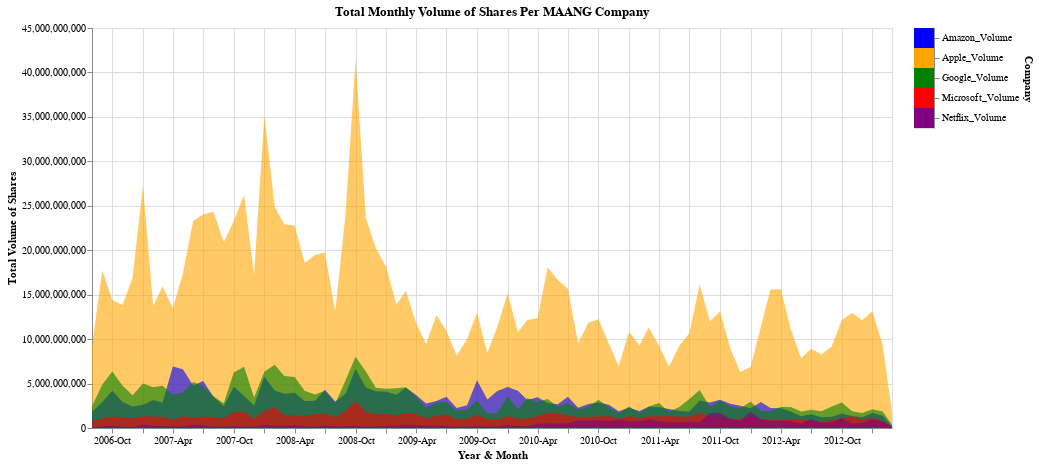

Notebook source saved alongside this figure:
### Code cell
# Area Graph for Total Monthly Volume
import altair as alt

volume_cols = ['Apple_Volume', 'Amazon_Volume', 'Google_Volume', 'Microsoft_Volume', 'Netflix_Volume']

# New dataframe with only monthly total volume for each company per year
# REFERENCE https://pandas.pydata.org/docs/reference/api/pandas.Grouper.html
df_monthly = df.groupby(pd.Grouper(key='Date', freq='ME')).sum()[volume_cols].reset_index()

# Selection element
selection = alt.selection_point(fields = ['Company'])

color = alt.condition(
    selection,
    alt.Color('Company:N', scale=alt.Scale(domain=volume_cols, range=list(companies.values()))).legend(None),
    alt.value(None)
)

# Area Graph
area = alt.Chart(df_monthly).transform_fold(
    volume_cols, 
    as_=['Company', 'Volume']
).mark_area(opacity=0.6).encode(
    alt.X('yearmonth(Date):T', title='Year & Month', axis=alt.Axis(format='%Y-%b')),
    alt.Y('Volume:Q', title='Total Volume of Shares', stack=None),
    color = color
).properties(
    title='Total Monthly Volume of Shares Per MAANG Company',
    width=800,
    height=400
).add_params(
    selection  
)

# Interactive Legend
legend = alt.Chart(df_monthly).transform_fold(
    volume_cols, 
    as_=['Company', 'Volume']
).mark_rect().encode(
    alt.Y('Company:N', axis=alt.Axis(orient='right')),  # Correctly reference the Company field
    color=color  # Apply the color condition to the legend as well
).add_params(
    selection
)

area | legend

### Figure 1 — Vega-Lite specification as saved in the notebook (floating-point values rounded to 4 significant figures)
{"config": {"view": {"continuousWidth": 300, "continuousHeight": 300}}, "hconcat": [{"mark": {"type": "area", "opacity": 0.6}, "encoding": {"color": {"condition": {"param": "param_2", "field": "Company", "legend": null, "scale": {"domain": ["Apple_Volume", "Amazon_Volume", "Google_Volume", "Microsoft_Volume", "Netflix_Volume"], "range": ["orange", "blue", "green", "red", "purple"]}, "type": "nominal"}, "value": null}, "x": {"axis": {"format": "%Y-%b"}, "field": "Date", "timeUnit": "yearmonth", "title": "Year & Month", "type": "temporal"}, "y": {"field": "Volume", "stack": null, "title": "Total Volume of Shares", "type": "quantitative"}}, "height": 400, "name": "view_3", "title": "Total Monthly Volume of Shares Per MAANG Company", "transform": [{"fold": ["Apple_Volume", "Amazon_Volume", "Google_Volume", "Microsoft_Volume", "Netflix_Volume"], "as": ["Company", "Volume"]}], "width": 800}, {"mark": {"type": "rect"}, "encoding": {"color": {"condition": {"param": "param_2", "field": "Company", "legend": null, "scale": {"domain": ["Apple_Volume", "Amazon_Volume", "Google_Volume", "Microsoft_Volume", "Netflix_Volume"], "range": ["orange", "blue", "green", "red", "purple"]}, "type": "nominal"}, "value": null}, "y": {"axis": {"orient": "right"}, "field": "Company", "type": "nominal"}}, "name": "view_4", "transform": [{"fold": ["Apple_Volume", "Amazon_Volume", "Google_Volume", "Microsoft_Volume", "Netflix_Volume"], "as": ["Company", "Volume"]}]}], "data": {"name": "data-08e2f7b6a25704141a02a2144349dc29"}, "params": [{"name": "param_2", "select": {"type": "point", "fields": ["Company"]}, "views": ["view_3", "view_4"]}], "$schema": "https://vega.github.io/schema/vega-lite/v5.20.1.json", "datasets": {"data-08e2f7b6a25704141a02a2144349dc29": [{"Date": "2006-08-31T00:00:00", "Apple_Volume": 9256696400, "Amazon_Volume": 1797696000, "Google_Volume": 2448000000.0, "Microsoft_Volume": 748263700, "Netflix_Volume": 118400000.0}, {"Date": "2006-09-30T00:00:00", "Apple_Volume": 17721558400, "Amazon_Volume": 2920374000, "Google_Volume": 4880000000.0, "Microsoft_Volume": 1097482600, "Netflix_Volume": 158300000.0}, {"Date": "2006-10-31T00:00:00", "Apple_Volume": 14387956800, "Amazon_Volume": 4189700000, "Google_Volume": 6364000000.0, "Microsoft_Volume": 1290967400, "Netflix_Volume": 268100000.0}, {"Date": "2006-11-30T00:00:00", "Apple_Volume": 13834884000, "Amazon_Volume": 2936048000, "Google_Volume": 4755000000.0, "Microsoft_Volume": 1239142000, "Netflix_Volume": 144200000.0}, {"Date": "2006-12-31T00:00:00", "Apple_Volume": 16890792800, "Amazon_Volume": 2420814000, "Google_Volume": 3680000000.0, "Microsoft_Volume": 1137160900, "Netflix_Volume": 112900000.0}, {"Date": "2007-01-31T00:00:00", "Apple_Volume": 27209781200, "Amazon_Volume": 2608706000, "Google_Volume": 5002000000.0, "Microsoft_Volume": 1324518200, "Netflix_Volume": 390200000.0}, {"Date": "2007-02-28T00:00:00", "Apple_Volume": 13722354800, "Amazon_Volume": 3159508000, "Google_Volume": 4574000000.0, "Microsoft_Volume": 1290850900, "Netflix_Volume": 266600000.0}, {"Date": "2007-03-31T00:00:00", "Apple_Volume": 15918644000, "Amazon_Volume": 2843062000, "Google_Volume": 4742000000.0, "Microsoft_Volume": 1269506500, "Netflix_Volume": 198500000.0}, {"Date": "2007-04-30T00:00:00", "Apple_Volume": 13459740000, "Amazon_Volume": 6925740000, "Google_Volume": 3732000000.0, "Microsoft_Volume": 958964900, "Netflix_Volume": 232400000.0}, {"Date": "2007-05-31T00:00:00", "Apple_Volume": 17365068000, "Amazon_Volume": 6604848000, "Google_Volume": 3998000000.0, "Microsoft_Volume": 1327154700, "Netflix_Volume": 162500000.0}, {"Date": "2007-06-30T00:00:00", "Apple_Volume": 23279541600, "Amazon_Volume": 4775774000, "Google_Volume": 5181000000.0, "Microsoft_Volume": 1181412800, "Netflix_Volume": 349500000.0}, {"Date": "2007-07-31T00:00:00", "Apple_Volume": 24018573600, "Amazon_Volume": 5296556000, "Google_Volume": 4683000000.0, "Microsoft_Volume": 1295548000, "Netflix_Volume": 311800000.0}, {"Date": "2007-08-31T00:00:00", "Apple_Volume": 24360798000, "Amazon_Volume": 3510280000, "Google_Volume": 3561000000.0, "Microsoft_Volume": 1228579500, "Netflix_Volume": 178700000.0}, {"Date": "2007-09-30T00:00:00", "Apple_Volume": 20931223600, "Amazon_Volume": 2445464000, "Google_Volume": 2787000000.0, "Microsoft_Volume": 1117419500, "Netflix_Volume": 162800000.0}, {"Date": "2007-10-31T00:00:00", "Apple_Volume": 23277791600, "Amazon_Volume": 4639770000, "Google_Volume": 6241000000.0, "Microsoft_Volume": 1772076700, "Netflix_Volume": 230900000.0}, {"Date": "2007-11-30T00:00:00", "Apple_Volume": 26199790400, "Amazon_Volume": 3603930000, "Google_Volume": 6885000000.0, "Microsoft_Volume": 1830846800, "Netflix_Volume": 180700000.0}, {"Date": "2007-12-31T00:00:00", "Apple_Volume": 17252678800, "Amazon_Volume": 2541244000, "Google_Volume": 3425000000.0, "Microsoft_Volume": 1064817100, "Netflix_Volume": 171800000.0}, {"Date": "2008-01-31T00:00:00", "Apple_Volume": 35173888400, "Amazon_Volume": 5766708000, "Google_Volume": 6335000000.0, "Microsoft_Volume": 1950301600, "Netflix_Volume": 365700000.0}, {"Date": "2008-02-29T00:00:00", "Apple_Volume": 24865954400, "Amazon_Volume": 4224356000, "Google_Volume": 7114000000.0, "Microsoft_Volume": 2324580800, "Netflix_Volume": 265400000.0}, {"Date": "2008-03-31T00:00:00", "Apple_Volume": 22927273600, "Amazon_Volume": 3853712000, "Google_Volume": 5846000000.0, "Microsoft_Volume": 1452390200, "Netflix_Volume": 254600000.0}, {"Date": "2008-04-30T00:00:00", "Apple_Volume": 22786982400, "Amazon_Volume": 3956988000, "Google_Volume": 5743000000.0, "Microsoft_Volume": 1444720000, "Netflix_Volume": 309600000.0}, {"Date": "2008-05-31T00:00:00", "Apple_Volume": 18588214400, "Amazon_Volume": 3051464000, "Google_Volume": 4201000000.0, "Microsoft_Volume": 1405170200, "Netflix_Volume": 230500000.0}, {"Date": "2008-06-30T00:00:00", "Apple_Volume": 19475794800, "Amazon_Volume": 3058114000, "Google_Volume": 3765000000.0, "Microsoft_Volume": 1560439100, "Netflix_Volume": 154600000.0}, {"Date": "2008-07-31T00:00:00", "Apple_Volume": 19749760800, "Amazon_Volume": 4316266000, "Google_Volume": 4179000000.0, "Microsoft_Volume": 1637501300, "Netflix_Volume": 281800000.0}, {"Date": "2008-08-31T00:00:00", "Apple_Volume": 13085755200, "Amazon_Volume": 2980888000, "Google_Volume": 2763000000.0, "Microsoft_Volume": 1206949700, "Netflix_Volume": 185200000.0}, {"Date": "2008-09-30T00:00:00", "Apple_Volume": 24067562400, "Amazon_Volume": 3849268000, "Google_Volume": 5383000000.0, "Microsoft_Volume": 1927538700, "Netflix_Volume": 193000000.0}, {"Date": "2008-10-31T00:00:00", "Apple_Volume": 41426711200, "Amazon_Volume": 6641494000, "Google_Volume": 8002000000.0, "Microsoft_Volume": 3044579400, "Netflix_Volume": 247500000.0}, {"Date": "2008-11-30T00:00:00", "Apple_Volume": 23619461600, "Amazon_Volume": 4561030000, "Google_Volume": 6345000000.0, "Microsoft_Volume": 1794911800, "Netflix_Volume": 143600000.0}, {"Date": "2008-12-31T00:00:00", "Apple_Volume": 20213846800, "Amazon_Volume": 4123886000, "Google_Volume": 4537000000.0, "Microsoft_Volume": 1546943400, "Netflix_Volume": 169200000.0}, {"Date": "2009-01-31T00:00:00", "Apple_Volume": 18105740800, "Amazon_Volume": 4081446000, "Google_Volume": 4412000000.0, "Microsoft_Volume": 1564043400, "Netflix_Volume": 260700000.0}, {"Date": "2009-02-28T00:00:00", "Apple_Volume": 13867450800, "Amazon_Volume": 3735604000, "Google_Volume": 4480000000.0, "Microsoft_Volume": 1456213400, "Netflix_Volume": 282800000.0}, {"Date": "2009-03-31T00:00:00", "Apple_Volume": 15424598000, "Amazon_Volume": 4553446000, "Google_Volume": 4576000000.0, "Microsoft_Volume": 1625752800, "Netflix_Volume": 333700000.0}, {"Date": "2009-04-30T00:00:00", "Apple_Volume": 11821681200, "Amazon_Volume": 3700640000, "Google_Volume": 3526000000.0, "Microsoft_Volume": 1562400700, "Netflix_Volume": 321700000.0}, {"Date": "2009-05-31T00:00:00", "Apple_Volume": 9457142800, "Amazon_Volume": 2752068000, "Google_Volume": 2290000000.0, "Microsoft_Volume": 1101122400, "Netflix_Volume": 261200000.0}, {"Date": "2009-06-30T00:00:00", "Apple_Volume": 12675572000, "Amazon_Volume": 3041708000, "Google_Volume": 2829000000.0, "Microsoft_Volume": 1411144700, "Netflix_Volume": 275000000.0}, {"Date": "2009-07-31T00:00:00", "Apple_Volume": 10942136800, "Amazon_Volume": 3509228000, "Google_Volume": 2932000000.0, "Microsoft_Volume": 1517459800, "Netflix_Volume": 263800000.0}, {"Date": "2009-08-31T00:00:00", "Apple_Volume": 8165124800, "Amazon_Volume": 2252458000, "Google_Volume": 1957000000.0, "Microsoft_Volume": 993250400, "Netflix_Volume": 152100000.0}, {"Date": "2009-09-30T00:00:00", "Apple_Volume": 9989319200, "Amazon_Volume": 2562436000, "Google_Volume": 2051000000.0, "Microsoft_Volume": 1038979700, "Netflix_Volume": 188400000.0}, {"Date": "2009-10-31T00:00:00", "Apple_Volume": 12956176800, "Amazon_Volume": 5372328000, "Google_Volume": 3099000000.0, "Microsoft_Volume": 1523430100, "Netflix_Volume": 221100000.0}, {"Date": "2009-11-30T00:00:00", "Apple_Volume": 8454784800, "Amazon_Volume": 3206102000, "Google_Volume": 1642000000.0, "Microsoft_Volume": 1018256700, "Netflix_Volume": 166500000.0}, {"Date": "2009-12-31T00:00:00", "Apple_Volume": 11393958800, "Amazon_Volume": 4149422000, "Google_Volume": 1711000000.0, "Microsoft_Volume": 920605500, "Netflix_Volume": 177100000.0}, {"Date": "2010-01-31T00:00:00", "Apple_Volume": 15168994400, "Amazon_Volume": 4617220000, "Google_Volume": 3577000000.0, "Microsoft_Volume": 1359650900, "Netflix_Volume": 324100000.0}, {"Date": "2010-02-28T00:00:00", "Apple_Volume": 10776080000, "Amazon_Volume": 4202916000, "Google_Volume": 2089000000.0, "Microsoft_Volume": 1074643300, "Netflix_Volume": 215000000.0}, {"Date": "2010-03-31T00:00:00", "Apple_Volume": 12154172800, "Amazon_Volume": 3160852000, "Google_Volume": 3364000000.0, "Microsoft_Volume": 1110237200, "Netflix_Volume": 190600000.0}, {"Date": "2010-04-30T00:00:00", "Apple_Volume": 12367129600, "Amazon_Volume": 3460502000, "Google_Volume": 2933000000.0, "Microsoft_Volume": 1319029500, "Netflix_Volume": 482100000.0}, {"Date": "2010-05-31T00:00:00", "Apple_Volume": 18082654800, "Amazon_Volume": 2818198000, "Google_Volume": 3275000000.0, "Microsoft_Volume": 1720130200, "Netflix_Volume": 533800000.0}, {"Date": "2010-06-30T00:00:00", "Apple_Volume": 16651252800, "Amazon_Volume": 2667570000, "Google_Volume": 2404000000.0, "Microsoft_Volume": 1671811600, "Netflix_Volume": 509500000.0}, {"Date": "2010-07-31T00:00:00", "Apple_Volume": 15669704400, "Amazon_Volume": 3506524000, "Google_Volume": 2783000000.0, "Microsoft_Volume": 1408590600, "Netflix_Volume": 541100000.0}, {"Date": "2010-08-31T00:00:00", "Apple_Volume": 9589120800, "Amazon_Volume": 2268396000, "Google_Volume": 2122000000.0, "Microsoft_Volume": 1279372100, "Netflix_Volume": 863200000.0}, {"Date": "2010-09-30T00:00:00", "Apple_Volume": 11849919200, "Amazon_Volume": 2686420000, "Google_Volume": 2397000000.0, "Microsoft_Volume": 1273139500, "Netflix_Volume": 853100000.0}, {"Date": "2010-10-31T00:00:00", "Apple_Volume": 12234577600, "Amazon_Volume": 2857670000, "Google_Volume": 3186000000.0, "Microsoft_Volume": 1281432800, "Netflix_Volume": 873300000.0}, {"Date": "2010-11-30T00:00:00", "Apple_Volume": 9508086000, "Amazon_Volume": 2620228000, "Google_Volume": 2346000000.0, "Microsoft_Volume": 1361176300, "Netflix_Volume": 749600000.0}, {"Date": "2010-12-31T00:00:00", "Apple_Volume": 6973234800, "Amazon_Volume": 1873234000, "Google_Volume": 1698000000.0, "Microsoft_Volume": 1033710000, "Netflix_Volume": 991400000.0}, {"Date": "2011-01-31T00:00:00", "Apple_Volume": 10841535600, "Amazon_Volume": 2272226000, "Google_Volume": 2408000000.0, "Microsoft_Volume": 1361258700, "Netflix_Volume": 761400000.0}, {"Date": "2011-02-28T00:00:00", "Apple_Volume": 9295949600, "Amazon_Volume": 1915528000, "Google_Volume": 1681000000.0, "Microsoft_Volume": 1114368500, "Netflix_Volume": 737000000.0}, {"Date": "2011-03-31T00:00:00", "Apple_Volume": 11306458800, "Amazon_Volume": 2379582000, "Google_Volume": 2415000000.0, "Microsoft_Volume": 1310885200, "Netflix_Volume": 988400000.0}, {"Date": "2011-04-30T00:00:00", "Apple_Volume": 9253829200, "Amazon_Volume": 2334988000, "Google_Volume": 2820000000.0, "Microsoft_Volume": 1313844800, "Netflix_Volume": 784000000.0}, {"Date": "2011-05-31T00:00:00", "Apple_Volume": 6912060400, "Amazon_Volume": 2125490000, "Google_Volume": 1820000000.0, "Microsoft_Volume": 1364062800, "Netflix_Volume": 678200000.0}, {"Date": "2011-06-30T00:00:00", "Apple_Volume": 9263850400, "Amazon_Volume": 1911274000, "Google_Volume": 2374000000.0, "Microsoft_Volume": 1297757600, "Netflix_Volume": 613500000.0}, {"Date": "2011-07-31T00:00:00", "Apple_Volume": 10653946800, "Amazon_Volume": 1856170000, "Google_Volume": 3254000000.0, "Microsoft_Volume": 1259328200, "Netflix_Volume": 716700000.0}, {"Date": "2011-08-31T00:00:00", "Apple_Volume": 16142599200, "Amazon_Volume": 3103894000, "Google_Volume": 4287000000.0, "Microsoft_Volume": 1719339500, "Netflix_Volume": 640600000.0}, {"Date": "2011-09-30T00:00:00", "Apple_Volume": 11977448000, "Amazon_Volume": 2872466000, "Google_Volume": 2354000000.0, "Microsoft_Volume": 1279920200, "Netflix_Volume": 1680000000.0}, {"Date": "2011-10-31T00:00:00", "Apple_Volume": 13141427600, "Amazon_Volume": 3184288000, "Google_Volume": 3100000000.0, "Microsoft_Volume": 1218142500, "Netflix_Volume": 1691000000.0}, {"Date": "2011-11-30T00:00:00", "Apple_Volume": 8963701600, "Amazon_Volume": 2731762000, "Google_Volume": 2421000000.0, "Microsoft_Volume": 1046207400, "Netflix_Volume": 1053000000.0}, {"Date": "2011-12-31T00:00:00", "Apple_Volume": 6306532400, "Amazon_Volume": 2511904000, "Google_Volume": 2210000000.0, "Microsoft_Volume": 1007166600, "Netflix_Volume": 842000000.0}, {"Date": "2012-01-31T00:00:00", "Apple_Volume": 6859854400, "Amazon_Volume": 2210738000, "Google_Volume": 2957000000.0, "Microsoft_Volume": 1354858100, "Netflix_Volume": 1829000000.0}, {"Date": "2012-02-29T00:00:00", "Apple_Volume": 11368554400, "Amazon_Volume": 2931608000, "Google_Volume": 1902000000.0, "Microsoft_Volume": 984332300, "Netflix_Volume": 1003000000.0}, {"Date": "2012-03-31T00:00:00", "Apple_Volume": 15584338000, "Amazon_Volume": 2259502000, "Google_Volume": 1900000000.0, "Microsoft_Volume": 942366500, "Netflix_Volume": 814700000.0}, {"Date": "2012-04-30T00:00:00", "Apple_Volume": 15598990400, "Amazon_Volume": 2210708000, "Google_Volume": 2364000000.0, "Microsoft_Volume": 940739700, "Netflix_Volume": 842300000.0}, {"Date": "2012-05-31T00:00:00", "Apple_Volume": 11106345600, "Amazon_Volume": 1855486000, "Google_Volume": 2356000000.0, "Microsoft_Volume": 1014372600, "Netflix_Volume": 788900000.0}, {"Date": "2012-06-30T00:00:00", "Apple_Volume": 7855825600, "Amazon_Volume": 1314912000, "Google_Volume": 1867000000.0, "Microsoft_Volume": 973131400, "Netflix_Volume": 499400000.0}, {"Date": "2012-07-31T00:00:00", "Apple_Volume": 8909650400, "Amazon_Volume": 1546804000, "Google_Volume": 2059000000.0, "Microsoft_Volume": 846604100, "Netflix_Volume": 988000000.0}, {"Date": "2012-08-31T00:00:00", "Apple_Volume": 8276206400, "Amazon_Volume": 1203848000, "Google_Volume": 1890000000.0, "Microsoft_Volume": 671748400, "Netflix_Volume": 601000000.0}, {"Date": "2012-09-30T00:00:00", "Apple_Volume": 9199005200, "Amazon_Volume": 1271410000, "Google_Volume": 2416000000.0, "Microsoft_Volume": 893107700, "Netflix_Volume": 639100000.0}, {"Date": "2012-10-31T00:00:00", "Apple_Volume": 12142830000, "Amazon_Volume": 1631370000, "Google_Volume": 2883000000.0, "Microsoft_Volume": 1105402300, "Netflix_Volume": 1114000000.0}, {"Date": "2012-11-30T00:00:00", "Apple_Volume": 12929851200, "Amazon_Volume": 1344272000, "Google_Volume": 1874000000.0, "Microsoft_Volume": 1310516100, "Netflix_Volume": 498000000.0}, {"Date": "2012-12-31T00:00:00", "Apple_Volume": 12132752800, "Amazon_Volume": 1217424000, "Google_Volume": 1674000000.0, "Microsoft_Volume": 947310900, "Netflix_Volume": 598200000.0}, {"Date": "2013-01-31T00:00:00", "Apple_Volume": 13123423600, "Amazon_Volume": 1684528000, "Google_Volume": 2104000000.0, "Microsoft_Volume": 1145054400, "Netflix_Volume": 991900000.0}, {"Date": "2013-02-28T00:00:00", "Apple_Volume": 9344034000, "Amazon_Volume": 1373234000, "Google_Volume": 1861000000.0, "Microsoft_Volume": 780587000, "Netflix_Volume": 755600000.0}, {"Date": "2013-03-31T00:00:00", "Apple_Volume": 1773637600, "Amazon_Volume": 201924000, "Google_Volume": 361200000.0, "Microsoft_Volume": 114439400, "Netflix_Volume": 101600000.0}]}}
